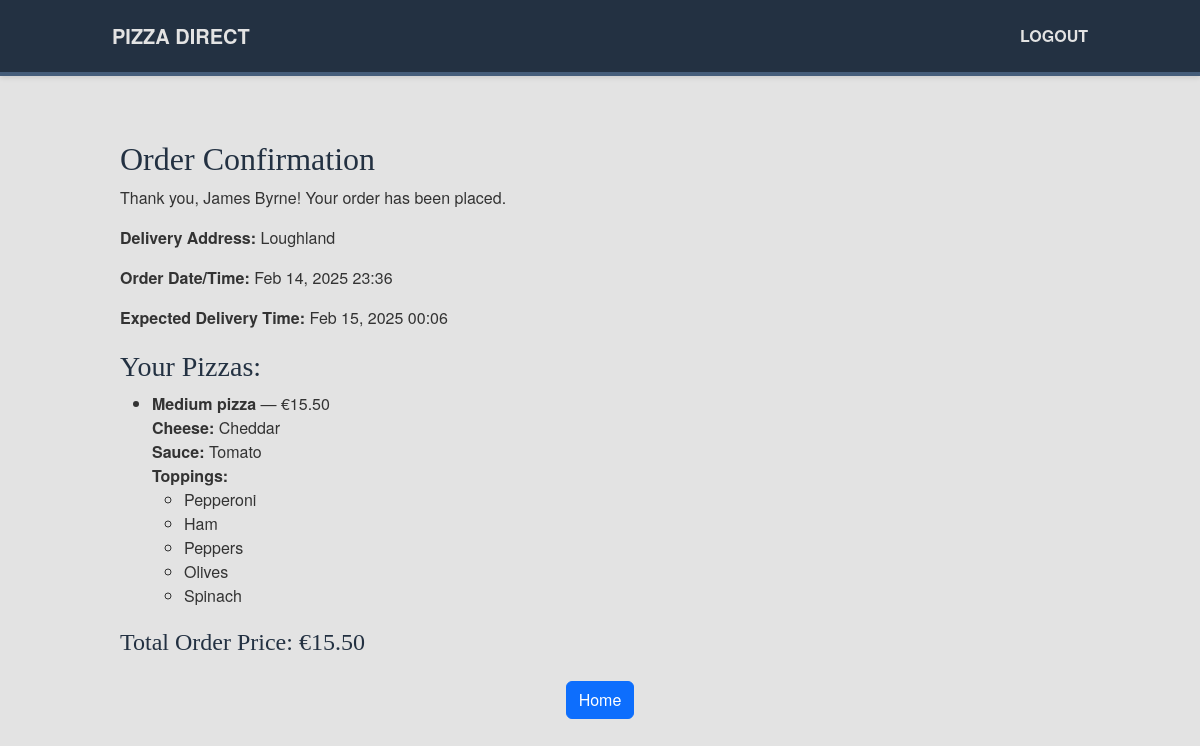
Page /order-confirmation/13/ (signed in) on the committed database.
### pizza_app/models.py (models this page shows, shortened)
class Order(models.Model):
    user = models.ForeignKey(User, on_delete=models.CASCADE)
    pizzas = models.ManyToManyField(Pizza)
    customer_name = models.CharField(max_length=100)
    address = models.TextField()
    card_number = models.CharField(max_length=16)
    card_expiry_month = models.CharField(max_length=2)
    card_expiry_year = models.CharField(max_length=4)
    card_cvv = models.CharField(max_length=3)
    order_date = models.DateTimeField(default=timezone.now)
    @property
    def total_order_price(self):
        return sum(p.total_price for p in self.pizzas.all())
    @property
    def expected_delivery_time(self):
        return self.order_date + timedelta(minutes=30)

class Pizza(models.Model):
    size = models.ForeignKey(PizzaSize, on_delete=models.SET_NULL, null=True)
    crust = models.ForeignKey(Crust, on_delete=models.SET_NULL, null=True)
    sauce = models.ForeignKey(Sauce, on_delete=models.SET_NULL, null=True)
    cheese = models.ForeignKey(Cheese, on_delete=models.SET_NULL, null=True)
    toppings = models.ManyToManyField(Topping, blank=True)
    @property
    def total_price(self):
        total = Decimal('0.00')
        if self.size: total += self.size.price
        if self.crust: total += self.crust.price
        if self.sauce: total += self.sauce.price
        if self.cheese: total += self.cheese.price
        for t in self.toppings.all():
            total += t.price
        return total

class PizzaSize(models.Model):
    name = models.CharField(max_length=50)
    price = models.DecimalField(max_digits=6, decimal_places=2, default=Decimal('0.00'))
    def __str__(self):
        return self.name

class Crust(models.Model):
    name = models.CharField(max_length=50)
    price = models.DecimalField(max_digits=6, decimal_places=2, default=Decimal('0.00'))

class Sauce(models.Model):
    name = models.CharField(max_length=50)
    price = models.DecimalField(max_digits=6, decimal_places=2, default=Decimal('0.00'))
    def __str__(self):
        return self.name

class Cheese(models.Model):
    name = models.CharField(max_length=50)
    price = models.DecimalField(max_digits=6, decimal_places=2, default=Decimal('0.00'))
    def __str__(self):
        return self.name

class Topping(models.Model):
    name = models.CharField(max_length=50)
    price = models.DecimalField(max_digits=6, decimal_places=2, default=Decimal('0.00'))

### pizza_app/views.py (the view)
# urls.py: path('order-confirmation/<int:order_id>/', views.order_confirmation, name='order_confirmation'),
@login_required
def order_confirmation(request, order_id):
    order = get_object_or_404(Order, id=order_id, user=request.user)
    return render(request, 'order_confirmation.html', {'order': order})

### pizza_app/templates/order_confirmation.html
{% extends 'base.html' %}
{% block content %}
<h2>Order Confirmation</h2>
<p>Thank you, {{ order.customer_name }}! Your order has been placed.</p>
<p><strong>Delivery Address:</strong> {{ order.address }}</p>
<p><strong>Order Date/Time:</strong> {{ order.order_date|date:"M d, Y H:i" }}</p>
{% if order.expected_delivery_time %}
  <p><strong>Expected Delivery Time:</strong> {{ order.expected_delivery_time|date:"M d, Y H:i" }}</p>
{% endif %}
<h3>Your Pizzas:</h3>
<ul>
  {% for pizza in order.pizzas.all %}
    <li>
      <strong>{{ pizza.size }} pizza</strong> &mdash; €{{ pizza.total_price }}<br>
      <strong>Cheese:</strong> {{ pizza.cheese }}<br>
      <strong>Sauce:</strong> {{ pizza.sauce }}<br>
      {% if pizza.toppings.all %}
        <strong>Toppings:</strong>
        <ul>
          {% for topping in pizza.toppings.all %}
            <li>{{ topping.name }}</li>
          {% endfor %}
        </ul>
      {% else %}
        <em>No extra toppings</em>
      {% endif %}
    </li>
  {% endfor %}
</ul>
<h4>Total Order Price: €{{ order.total_order_price }}</h4>
<div class="text-center mt-4">
  <a href="{% url 'order_overview' %}" class="btn btn-primary">Home</a>
</div>
{% endblock %}

### pizza_app/static/css/my.css (style rules this page uses)
:root { --first-color: #233142; --second-color: #455d7a; --third-color: #f95959; --fourth-color: #e3e3e3; }
html, body { height: 100%; margin: 0; font-family: 'Helvetica Neue', Arial, sans-serif; background-color: var(--fourth-color); color: #333; }
h2, h3, h4 { font-family: Georgia, serif; color: var(--first-color); margin-top: 20px; }

### rows in the picture
Order: customer_name "James Byrne", address "Loughland", order_date "Feb 14, 2025 23:36", expected_delivery_time "Feb 15, 2025 00:06", total_order_price "15.50"
Pizza: size "Medium", total_price "15.50", cheese "Cheddar", sauce "Tomato"
Topping: name "Pepperoni"
Topping: name "Ham"
Topping: name "Peppers"
Topping: name "Olives"
Topping: name "Spinach"
